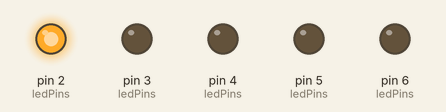
This sketch was run on a simulated Arduino Uno, built with avr-gcc and run on an emulated ATmega328P. On the bench: output pins drawn as LEDs (lit = HIGH). What the sketch prints to the serial monitor is not drawn.

Above: at 0.1 s.
At 0.5 s:
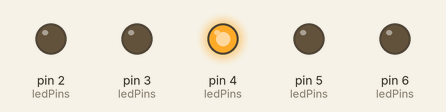
At 0.9 s:
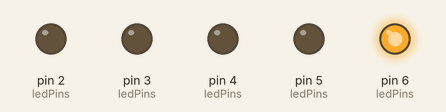
At 2.35 s:
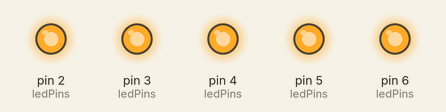
At 3.5 s:
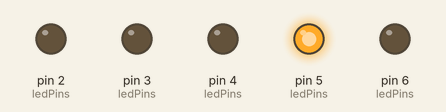
At 5.45 s:
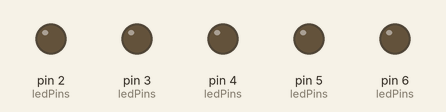
Timing chart, 0 to 6.4 s (numbered marks = the images above):
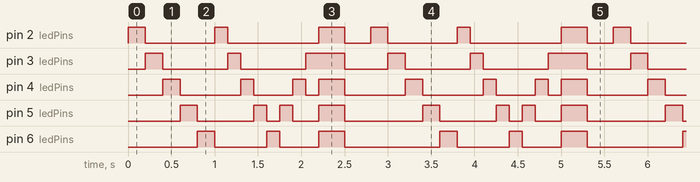

The sketch:

instance_approach.ino
```cpp
class RunningLights {
private:
    int* pins;     // pointer to array of LED pins
    int count;     // number of LEDs

    void allOn() {
        for (int i = 0; i < count; i++) {
            digitalWrite(pins[i], HIGH);
        }
    }

    void allOff() {
        for (int i = 0; i < count; i++) {
            digitalWrite(pins[i], LOW);
        }
    }

public:
    RunningLights(int p[], int c) {
        pins = p;
        count = c;
        for (int i = 0; i < count; i++) {
            pinMode(pins[i], OUTPUT);
        }
    }

    // Mode 1: Chase (one by one left to right)
    void chase(int delayTime) {
        for (int i = 0; i < count; i++) {
            allOff();
            digitalWrite(pins[i], HIGH);
            delay(delayTime);
        }
    }

    // Mode 2: Bounce (left to right then back)
    void bounce(int delayTime) {
        for (int i = 0; i < count; i++) {
            allOff();
            digitalWrite(pins[i], HIGH);
            delay(delayTime);
        }
        for (int i = count - 2; i > 0; i--) {
            allOff();
            digitalWrite(pins[i], HIGH);
            delay(delayTime);
        }
    }

    // Mode 3: All Blink
    void blink(int delayTime) {
        allOn();
        delay(delayTime);
        allOff();
        delay(delayTime);
    }
};

// ---------------------------------------
// Usage
// ---------------------------------------

int ledPins[] = {2, 3, 4, 5, 6};
RunningLights lights(ledPins, 5);

void setup() {
    Serial.begin(9600);
    Serial.println("Running Lights Demo (Clean Code OOP)");
}

void loop() {
    lights.chase(200);   // mode 1: chase
    lights.bounce(150);  // mode 2: bounce
    lights.blink(300);   // mode 3: blink
}
```

Measured:
- by itself, pin 2 (ledPins): repeats every 2.8 s: LOW 0.80 s, HIGH 0.15 s, LOW 1.1 s, HIGH 0.30 s, LOW 0.30 s, HIGH 0.20 s
- by itself, pin 3 (ledPins): repeats every 2.8 s: LOW 0.75 s, HIGH 0.15 s, LOW 0.75 s, HIGH 0.45 s, LOW 0.50 s, HIGH 0.20 s
- by itself, pin 4 (ledPins): repeats every 2.8 s: LOW 0.70 s, HIGH 0.15 s, LOW 0.45 s, HIGH 0.15 s, LOW 0.15 s, HIGH 0.30 s, LOW 0.70 s, HIGH 0.20 s
- by itself, pin 5 (ledPins): repeats every 2.8 s: LOW 0.65 s, HIGH 0.15 s, LOW 0.15 s, HIGH 0.15 s, LOW 0.30 s, HIGH 0.30 s, LOW 0.90 s, HIGH 0.20 s
- by itself, pin 6 (ledPins): repeats every 2.8 s: LOW 0.60 s, HIGH 0.15 s, LOW 0.45 s, HIGH 0.30 s, LOW 1.1 s, HIGH 0.20 s
